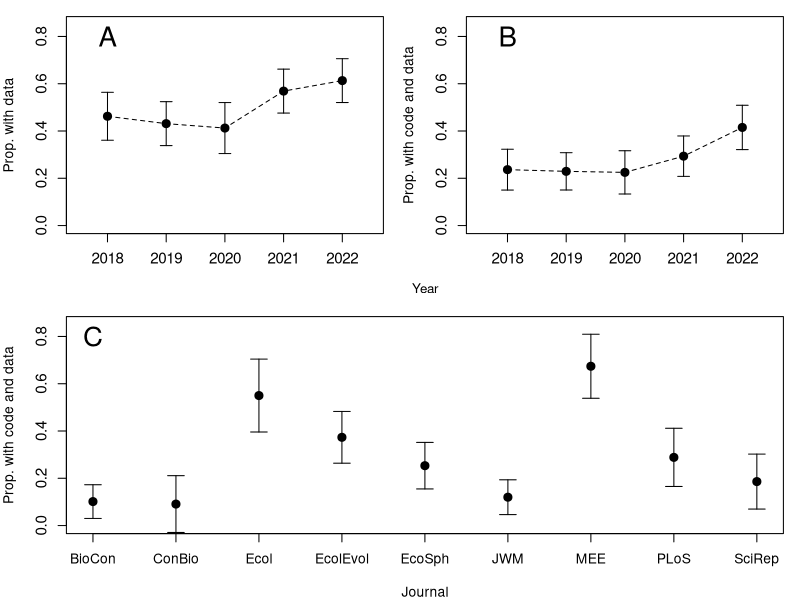

Reproduce this figure in R.
incl <- read.csv("included_papers_final.csv")
repr <- read.csv("reproducible_papers_final.csv")

tiff("code_and_data.tiff", height=7, width=7, units='in', res=300,
     compression='lzw')

par(mar=c(4,4,1,1))
layout(matrix(c(1, 2,
                3, 3), ncol=2, nrow=2, byrow=TRUE))

tab <- table(incl$Year, incl$All_Data)
n <- rowSums(tab)
p <- tab[,2] / n
se <- sqrt((p*(1-p))/n)
low <- p - 1.96*se
up <- p + 1.96*se
yrs <- 2018:2022

plot(yrs, p, ylim = c(0, 0.85), pch=19,
     ylab="Prop. with data", cex=1.3, cex.axis=1.1,
     xlab = "", xlim=c(2017.5, 2022.5))
lines(yrs, p, lty=2)
segments(yrs, low, yrs, up)
bw <- 0.1
for (i in 1:5){
  segments(yrs[i]-bw, low[i], yrs[i]+bw, low[i])
  segments(yrs[i]-bw, up[i], yrs[i]+bw, up[i])
}
text(2018, 0.8, "A", cex=2)

incl$Possible_Reproduce <- incl$All_Data & incl$All_Code

tab <- table(incl$Year, incl$Possible_Reproduce)
n <- rowSums(tab)
p <- tab[,2] / n
se <- sqrt((p*(1-p))/n)
low <- p - 1.96*se
up <- p + 1.96*se
yrs <- 2018:2022

plot(yrs, p, ylim = c(0, 0.85), pch=19,
     ylab="Prop. with code and data", cex=1.3, cex.axis=1.1,
     xlab = "", xlim=c(2017.5, 2022.5))
lines(yrs, p, lty=2)
segments(yrs, low, yrs, up)
bw <- 0.1
for (i in 1:5){
  segments(yrs[i]-bw, low[i], yrs[i]+bw, low[i])
  segments(yrs[i]-bw, up[i], yrs[i]+bw, up[i])
}
text(2018, 0.8, "B", cex=2)

tab <- table(incl$Journal, incl$Possible_Reproduce)
n <- rowSums(tab)
p <- tab[,2] / n
se <- sqrt((p*(1-p))/n)
low <- p - 1.96*se
up <- p + 1.96*se

journal_short <- c("BioCon","ConBio","Ecol","EcolEvol","EcoSph","JWM","MEE",
                   "PLoS","SciRep")
nj <- length(journal_short)

plot(1:nj, p, xaxt='n', cex=1.3, cex.axis=1.1,
     ylim=c(0,0.85), pch=19, xlab="Journal", ylab="Prop. with code and data")
axis(1, at=1:nj, labels=journal_short)
segments(1:nj, low, 1:nj, up)
bw <- 0.1
for (i in 1:nj){
  segments(i-bw, low[i], i+bw, low[i])
  segments(i-bw, up[i], i+bw, up[i])
}
text(1, 0.8, "C", cex=2)

mtext("Year", line = 1.2, cex=0.8)

dev.off()
